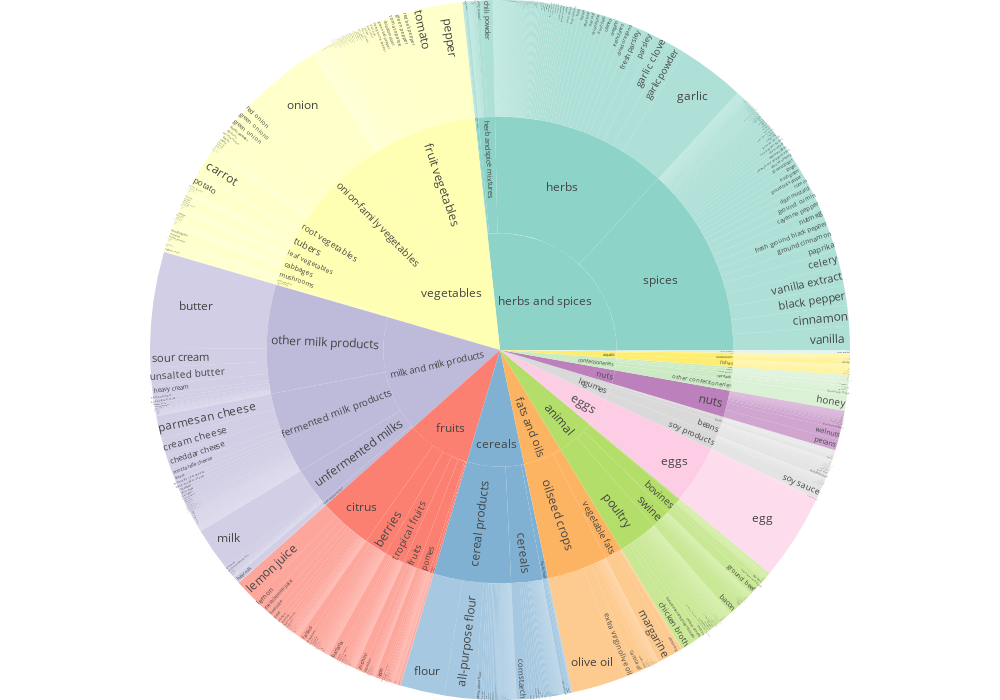

Notebook code cell kept with this figure:
### Code cell
colors = ['#8dd3c7','#ffffb3','#bebada','#fb8072','#80b1d3','#fdb462','#b3de69','#fccde5','#d9d9d9','#bc80bd','#ccebc5','#ffed6f']
fig = px.sunburst(sun2, path=['food_group', 'food_subgroup', 'ingredients'], values='counts', 
                  height=700, width=1000, color_discrete_sequence=colors,
                 )
fig.update_layout({'plot_bgcolor': 'rgba(0, 0, 0, 0)', 'paper_bgcolor': 'rgba(0, 0, 0, 0)'}, 
                  margin={"r":0,"t":0,"l":0,"b":0})
fig.show()

### Figure 1 — Plotly figure (JSON) as saved in the notebook; plotly's stock layout.template omitted (floating-point values rounded to 4 significant figures; data arrays with more than 128 entries replaced by an {"elided": "..."} marker saying what was removed)
{"data": [{"branchvalues": "total", "domain": {"x": [0, 1], "y": [0, 1]}, "hovertemplate": "labels=%{label}<br>counts=%{value}<br>parent=%{parent}<br>id=%{id}<extra></extra>", "ids": {"elided": "1586 str values"}, "labels": {"elided": "1586 str values"}, "name": "", "parents": {"elided": "1586 str values"}, "type": "sunburst", "values": {"elided": "1586 int values"}}], "layout": {"height": 700, "legend": {"tracegroupgap": 0}, "margin": {"b": 0, "l": 0, "r": 0, "t": 0}, "paper_bgcolor": "rgba(0, 0, 0, 0)", "plot_bgcolor": "rgba(0, 0, 0, 0)", "sunburstcolorway": ["#8dd3c7", "#ffffb3", "#bebada", "#fb8072", "#80b1d3", "#fdb462", "#b3de69", "#fccde5", "#d9d9d9", "#bc80bd", "#ccebc5", "#ffed6f"], "width": 1000}}
